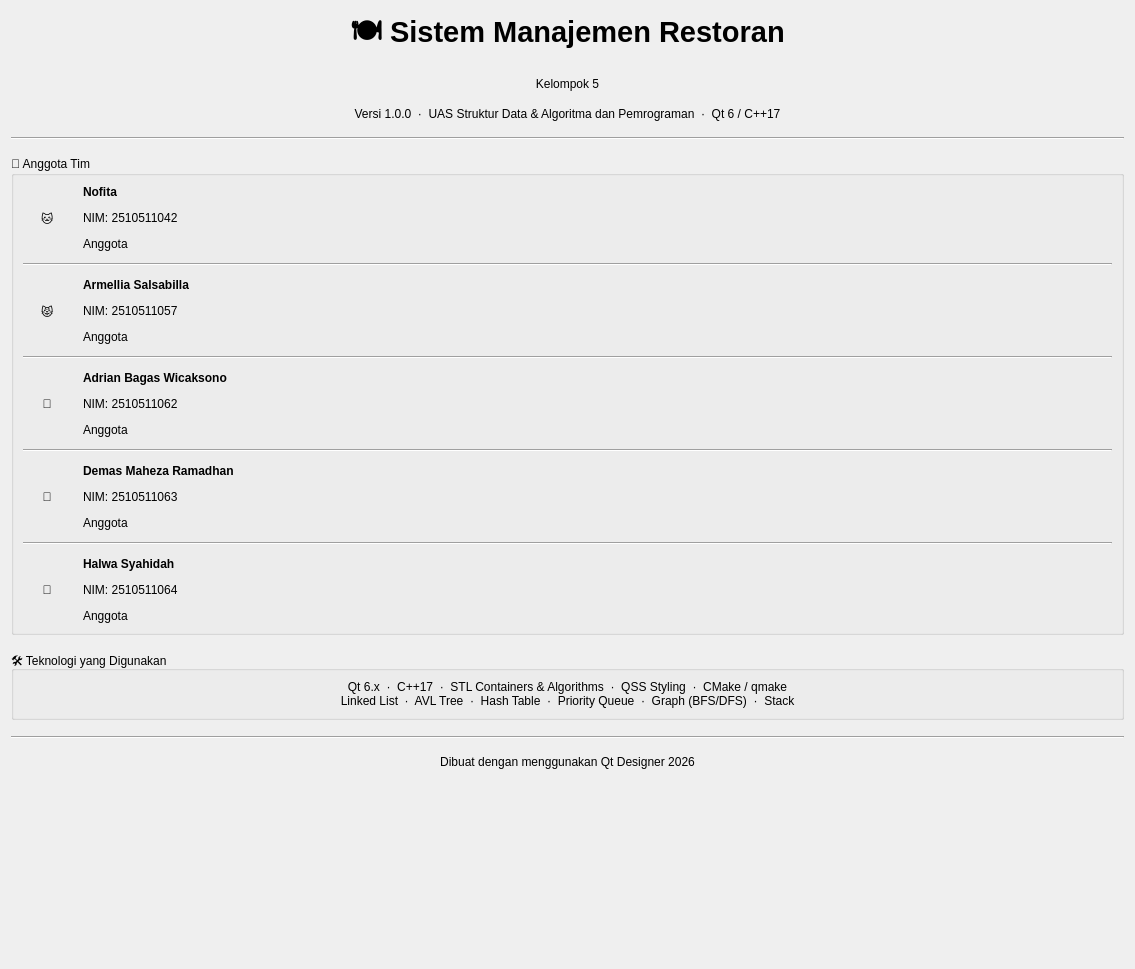
          <widget class="QWidget" name="creditScrollContent">
           <property name="geometry">
            <rect>
             <x>0</x>
             <y>-180</y>
             <width>1135</width>
             <height>969</height>
            </rect>
           </property>
           <layout class="QVBoxLayout" name="creditScrollLayout">
            <property name="spacing">
             <number>16</number>
            </property>
            <item>
             <widget class="QLabel" name="lblCreditAppTitle">
              <property name="font">
               <font>
                <pointsize>22</pointsize>
                <bold>true</bold>
               </font>
              </property>
              <property name="text">
               <string>🍽 Sistem Manajemen Restoran</string>
              </property>
              <property name="alignment">
               <set>Qt::AlignmentFlag::AlignCenter</set>
              </property>
             </widget>
            </item>
            <item>
             <widget class="QLabel" name="IblKelompok">
              <property name="styleSheet">
               <string notr="true">color :rgb(0, 0, 0);
font: 700 16pt &quot;Segoe UI&quot;;</string>
              </property>
              <property name="text">
               <string>Kelompok 5</string>
              </property>
              <property name="alignment">
               <set>Qt::AlignmentFlag::AlignCenter</set>
              </property>
             </widget>
            </item>
            <item>
             <widget class="QLabel" name="lblCreditVersion">
              <property name="text">
               <string>Versi 1.0.0  ·  UAS Struktur Data &amp; Algoritma dan Pemrograman  ·  Qt 6 / C++17</string>
              </property>
              <property name="alignment">
               <set>Qt::AlignmentFlag::AlignCenter</set>
              </property>
             </widget>
            </item>
            <item>
             <widget class="QFrame" name="creditDivider1">
              <property name="frameShape">
               <enum>QFrame::Shape::HLine</enum>
              </property>
              <property name="frameShadow">
               <enum>QFrame::Shadow::Sunken</enum>
              </property>
             </widget>
            </item>
            <item>
             <widget class="QGroupBox" name="groupAnggota">
              <property name="title">
               <string>👥 Anggota Tim</string>
              </property>
              <layout class="QVBoxLayout" name="anggotaLayout">
               <property name="spacing">
                <number>12</number>
               </property>
               <item>
                <layout class="QHBoxLayout" name="rowAnggota1">
                 <item>
                  <widget class="QLabel" name="lblAvatar1">
                   <property name="enabled">
                    <bool>true</bool>
                   </property>
                   <property name="minimumSize">
                    <size>
                     <width>48</width>
                     <height>48</height>
                    </size>
                   </property>
                   <property name="maximumSize">
                    <size>
                     <width>48</width>
                     <height>48</height>
                    </size>
                   </property>
                   <property name="text">
                    <string>🐱</string>
                   </property>
                   <property name="alignment">
                    <set>Qt::AlignmentFlag::AlignCenter</set>
                   </property>
                  </widget>
                 </item>
                 <item>
                  <layout class="QVBoxLayout" name="infoAnggota1">
                   <item>
                    <widget class="QLabel" name="lblNama1">
                     <property name="font">
                      <font>
                       <bold>true</bold>
                      </font>
                     </property>
                     <property name="text">
                      <string>Nofita</string>
                     </property>
                    </widget>
                   </item>
                   <item>
                    <widget class="QLabel" name="lblNIM1">
                     <property name="text">
                      <string>NIM: 2510511042</string>
                     </property>
                    </widget>
                   </item>
                   <item>
                    <widget class="QLabel" name="lblPeran1">
                     <property name="text">
                      <string>Anggota</string>
                     </property>
                    </widget>
                   </item>
                  </layout>
                 </item>
                </layout>
               </item>
               <item>
                <widget class="QFrame" name="divAnggota1">
                 <property name="frameShape">
                  <enum>QFrame::Shape::HLine</enum>
                 </property>
                 <property name="frameShadow">
                  <enum>QFrame::Shadow::Sunken</enum>
                 </property>
                </widget>
               </item>
               <item>
                <layout class="QHBoxLayout" name="rowAnggota2">
                 <item>
                  <widget class="QLabel" name="lblAvatar2">
                   <property name="minimumSize">
                    <size>
                     <width>48</width>
                     <height>48</height>
                    </size>
                   </property>
                   <property name="maximumSize">
                    <size>
                     <width>48</width>
                     <height>48</height>
                    </size>
                   </property>
                   <property name="text">
                    <string>😾</string>
                   </property>
                   <property name="alignment">
                    <set>Qt::AlignmentFlag::AlignCenter</set>
                   </property>
                  </widget>
                 </item>
                 <item>
                  <layout class="QVBoxLayout" name="infoAnggota2">
                   <item>
                    <widget class="QLabel" name="lblNama2">
                     <property name="font">
                      <font>
                       <bold>true</bold>
                      </font>
                     </property>
                     <property name="text">
                      <string>Armellia Salsabilla</string>
                     </property>
                    </widget>
                   </item>
                   <item>
                    <widget class="QLabel" name="lblNIM2">
                     <property name="text">
                      <string>NIM: 2510511057</string>
                     </property>
                    </widget>
                   </item>
                   <item>
                    <widget class="QLabel" name="lblPeran2">
                     <property name="text">
                      <string>Anggota</string>
                     </property>
                    </widget>
                   </item>
                  </layout>
                 </item>
                </layout>
               </item>
               <item>
                <widget class="QFrame" name="divAnggota2">
                 <property name="frameShape">
                  <enum>QFrame::Shape::HLine</enum>
                 </property>
                 <property name="frameShadow">
                  <enum>QFrame::Shadow::Sunken</enum>
                 </property>
                </widget>
               </item>
               <item>
                <layout class="QHBoxLayout" name="rowAnggota3">
                 <item>
                  <widget class="QLabel" name="lblAvatar3">
                   <property name="minimumSize">
                    <size>
                     <width>48</width>
                     <height>48</height>
                    </size>
                   </property>
                   <property name="maximumSize">
                    <size>
                     <width>48</width>
                     <height>48</height>
                    </size>
                   </property>
                   <property name="text">
                    <string>🐻</string>
                   </property>
                   <property name="alignment">
                    <set>Qt::AlignmentFlag::AlignCenter</set>
                   </property>
                  </widget>
                 </item>
                 <item>
                  <layout class="QVBoxLayout" name="infoAnggota3">
                   <item>
                    <widget class="QLabel" name="lblNama3">
                     <property name="font">
                      <font>
                       <bold>true</bold>
                      </font>
                     </property>
                     <property name="text">
                      <string>Adrian Bagas Wicaksono</string>
                     </property>
                    </widget>
                   </item>
                   <item>
                    <widget class="QLabel" name="lblNIM3">
                     <property name="text">
                      <string>NIM: 2510511062</string>
                     </property>
                    </widget>
                   </item>
                   <item>
                    <widget class="QLabel" name="lblPeran3">
                     <property name="text">
                      <string>Anggota</string>
                     </property>
                    </widget>
                   </item>
                  </layout>
                 </item>
                </layout>
               </item>
               <item>
                <widget class="QFrame" name="divAnggota3">
                 <property name="frameShape">
                  <enum>QFrame::Shape::HLine</enum>
                 </property>
                 <property name="frameShadow">
                  <enum>QFrame::Shadow::Sunken</enum>
                 </property>
                </widget>
               </item>
               <item>
                <layout class="QHBoxLayout" name="rowAnggota4">
                 <item>
                  <widget class="QLabel" name="lblAvatar4">
                   <property name="minimumSize">
                    <size>
                     <width>48</width>
                     <height>48</height>
                    </size>
                   </property>
                   <property name="maximumSize">
                    <size>
                     <width>48</width>
                     <height>48</height>
                    </size>
                   </property>
                   <property name="text">
                    <string>🦊</string>
                   </property>
                   <property name="alignment">
                    <set>Qt::AlignmentFlag::AlignCenter</set>
                   </property>
                  </widget>
                 </item>
                 <item>
                  <layout class="QVBoxLayout" name="infoAnggota4">
                   <item>
                    <widget class="QLabel" name="lblNama4">
                     <property name="font">
                      <font>
                       <bold>true</bold>
                      </font>
                     </property>
                     <property name="text">
                      <string>Demas Maheza Ramadhan</string>
                     </property>
                    </widget>
                   </item>
                   <item>
                    <widget class="QLabel" name="lblNIM4">
                     <property name="text">
                      <string>NIM: 2510511063</string>
                     </property>
                    </widget>
                   </item>
                   <item>
                    <widget class="QLabel" name="lblPeran4">
                     <property name="text">
                      <string>Anggota</string>
                     </property>
                    </widget>
                   </item>
                  </layout>
                 </item>
                </layout>
               </item>
               <item>
                <widget class="QFrame" name="divAnggota4">
                 <property name="frameShape">
                  <enum>QFrame::Shape::HLine</enum>
                 </property>
                 <property name="frameShadow">
                  <enum>QFrame::Shadow::Sunken</enum>
                 </property>
                </widget>
               </item>
               <item>
                <layout class="QHBoxLayout" name="rowAnggota5">
                 <item>
                  <widget class="QLabel" name="lblAvatar5">
                   <property name="minimumSize">
                    <size>
                     <width>48</width>
                     <height>48</height>
                    </size>
                   </property>
                   <property name="maximumSize">
                    <size>
                     <width>48</width>
                     <height>48</height>
                    </size>
                   </property>
                   <property name="text">
                    <string>🐴</string>
                   </property>
                   <property name="alignment">
                    <set>Qt::AlignmentFlag::AlignCenter</set>
                   </property>
                  </widget>
                 </item>
                 <item>
                  <layout class="QVBoxLayout" name="infoAnggota5">
                   <item>
                    <widget class="QLabel" name="lblNama5">
                     <property name="font">
                      <font>
                       <bold>true</bold>
                      </font>
                     </property>
                     <property name="text">
                      <string>Halwa Syahidah</string>
                     </property>
                    </widget>
                   </item>
                   <item>
                    <widget class="QLabel" name="lblNIM5">
                     <property name="text">
                      <string>NIM: 2510511064</string>
                     </property>
                    </widget>
                   </item>
                   <item>
                    <widget class="QLabel" name="lblPeran5">
                     <property name="text">
                      <string>Anggota</string>
                     </property>
                    </widget>
                   </item>
                  </layout>
                 </item>
                </layout>
               </item>
              </layout>
             </widget>
            </item>
            <item>
             <widget class="QGroupBox" name="groupTech">
              <property name="title">
               <string>🛠 Teknologi yang Digunakan</string>
              </property>
              <layout class="QVBoxLayout">
               <item>
                <widget class="QLabel" name="lblTech">
                 <property name="text">
                  <string>Qt 6.x  ·  C++17  ·  STL Containers &amp; Algorithms  ·  QSS Styling  ·  CMake / qmake
Linked List  ·  AVL Tree  ·  Hash Table  ·  Priority Queue  ·  Graph (BFS/DFS)  ·  Stack</string>
                 </property>
                 <property name="alignment">
                  <set>Qt::AlignmentFlag::AlignCenter</set>
                 </property>
                 <property name="wordWrap">
                  <bool>true</bool>
                 </property>
                </widget>
               </item>
              </layout>
             </widget>
            </item>
            <item>
             <widget class="QFrame" name="creditDivider2">
              <property name="frameShape">
               <enum>QFrame::Shape::HLine</enum>
              </property>
              <property name="frameShadow">
               <enum>QFrame::Shadow::Sunken</enum>
              </property>
             </widget>
            </item>
            <item>
             <widget class="QLabel" name="lblCreditFooter">
              <property name="text">
               <string>Dibuat dengan menggunakan Qt Designer 2026</string>
              </property>
              <property name="alignment">
               <set>Qt::AlignmentFlag::AlignCenter</set>
              </property>
             </widget>
            </item>
            <item>
             <spacer name="creditBottomSpacer">
              <property name="orientation">
               <enum>Qt::Orientation::Vertical</enum>
              </property>
              <property name="sizeHint" stdset="0">
               <size>
                <width>20</width>
                <height>20</height>
               </size>
              </property>
             </spacer>
            </item>
           </layout>
          </widget>
